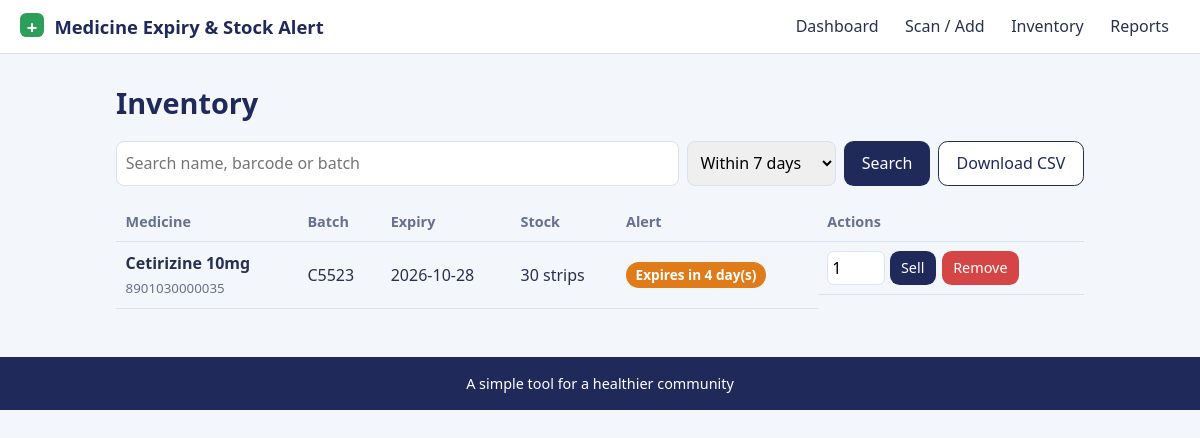
Screenshot of /inventory?filter=critical with the database file from the repository.
### tables this page shows
CREATE TABLE medicines (
            id INTEGER PRIMARY KEY AUTOINCREMENT,
            barcode TEXT NOT NULL DEFAULT '',
            name TEXT NOT NULL,
            batch_no TEXT NOT NULL DEFAULT '',
            expiry_date TEXT NOT NULL,
            quantity INTEGER NOT NULL DEFAULT 0,
            added_on TEXT NOT NULL
        );

### app.py (the view)
@app.route("/inventory")
def inventory():
    q = request.args.get("q", "").strip().lower()
    flt = request.args.get("filter", "all")
    meds = all_medicines()
    if q:
        meds = [m for m in meds if q in m["name"].lower() or q in m["barcode"] or q in m["batch_no"].lower()]
    if flt != "all":
        meds = [m for m in meds if m["status"]["key"] == flt]
    return render_template("inventory.html", meds=meds, q=q, flt=flt)

### app.py (called while the page is built)
def db():
    if "db" not in g:
        g.db = sqlite3.connect(DB_PATH)
        g.db.row_factory = sqlite3.Row
    return g.db

def status_of(expiry_str):
    days = (datetime.strptime(expiry_str, "%Y-%m-%d").date() - date.today()).days
    if days < 0:
        return {"key": "expired", "label": f"Expired {-days} day(s) ago", "days": days}
    if days <= CRITICAL_DAYS:
        return {"key": "critical", "label": f"Expires in {days} day(s)", "days": days}
    if days <= NEAR_DAYS:
        return {"key": "near", "label": f"Near expiry - {days} days left", "days": days}
    return {"key": "ok", "label": f"Safe - {days} days left", "days": days}

def enrich(rows):
    out = []
    for r in rows:
        d = dict(r)
        d["status"] = status_of(d["expiry_date"])
        out.append(d)
    return out

def all_medicines():
    return enrich(db().execute(
        "SELECT * FROM medicines ORDER BY expiry_date ASC, name ASC").fetchall())

### templates/inventory.html (shortened to what this page needs)
{% extends "base.html" %}
{% from "_macros.html" import table %}
{% block content %}
<h1>Inventory</h1>
<form class="filters" method="get">
  <input name="q" value="{{ q }}" placeholder="Search name, barcode or batch" aria-label="Search">
  <select name="filter" aria-label="Filter by status">
    {% for k, l in [('all','All'),('expired','Expired'),('critical','Within 7 days'),('near','Within 30 days'),('ok','Safe')] %}
    <option value="{{ k }}" {{ 'selected' if flt == k }}>{{ l }}</option>{% endfor %}
  </select>
  <button class="btn">Search</button>
  <a class="btn ghost" href="{{ url_for('export_csv') }}">Download CSV</a>
</form>
{{ table(meds) }}
{% endblock %}

### templates/_macros.html
{% macro badge(s) %}<span class="badge {{ s.key }}">{{ s.label }}</span>{% endmacro %}
{% macro table(meds, actions=True) %}
{% if meds %}
<div class="table-wrap"><table>
  <thead><tr><th>Medicine</th><th>Batch</th><th>Expiry</th><th>Stock</th><th>Alert</th>{% if actions %}<th>Actions</th>{% endif %}</tr></thead>
  <tbody>
  {% for m in meds %}
  <tr class="row-{{ m.status.key }}">
    <td><strong>{{ m.name }}</strong><br><small>{{ m.barcode or 'no barcode' }}</small></td>
    <td>{{ m.batch_no or '-' }}</td>
    <td>{{ m.expiry_date }}</td>
    <td>{{ m.quantity }} strips</td>
    <td>{{ badge(m.status) }}</td>
    {% if actions %}
    <td class="actions">
      <form method="post" action="{{ url_for('sell', med_id=m.id) }}">
        <input type="number" name="quantity" value="1" min="1" aria-label="Strips to remove">
        <button class="btn small">Sell</button>
      </form>
      <form method="post" action="{{ url_for('delete', med_id=m.id) }}" onsubmit="return confirm('Remove this entry?')">
        <button class="btn small danger">Remove</button>
      </form>
    </td>
    {% endif %}
  </tr>
  {% endfor %}
  </tbody>
</table></div>
{% else %}<p class="empty">Nothing here yet.</p>{% endif %}
{% endmacro %}

### static/style.css (style rules this page uses)
:root { --navy:#1f2a5a; --ink:#27304f; --muted:#667090; --bg:#f3f7fb; --line:#d9e2ee; --red:#d64545; --red-bg:#fdecec; --orange:#e07b1a; --orange-bg:#fff0e0; --yellow-bg:#fff8dc; --green:#2e9e5b; --green-bg:#e6f6ec; --blue:#3b6fd4; }
* { box-sizing:border-box }
body { margin:0;font:16px/1.5 "Segoe UI",system-ui,-apple-system,Roboto,sans-serif;color:var(--ink);background:var(--bg) }
h1 { color:var(--navy);margin:.2rem 0 .4rem;font-size:1.8rem }
.btn { display:inline-block;border:0;border-radius:.6rem;background:var(--navy);color:#fff;padding:.6rem 1.1rem;font:inherit;cursor:pointer;text-decoration:none }
.btn.ghost { background:#fff;color:var(--navy);border:1px solid var(--navy) }
.btn.danger { background:var(--red) }
.btn.small { padding:.3rem .7rem;font-size:.9rem }
.table-wrap { overflow-x:auto }
table { width:100%;border-collapse:collapse }
th,td { text-align:left;padding:.55rem .6rem;border-bottom:1px solid var(--line);vertical-align:middle }
th { color:var(--muted);font-weight:600;font-size:.9rem }
small { color:var(--muted) }
.badge { display:inline-block;padding:.15rem .6rem;border-radius:2rem;font-size:.85rem;font-weight:600;white-space:nowrap }
.badge.critical { background:var(--orange);color:#fff }
.actions { display:flex;gap:.4rem;flex-wrap:wrap }
.actions form { display:flex;gap:.3rem }
.actions input { width:3.6rem;padding:.25rem;border:1px solid var(--line);border-radius:.4rem }
.filters { display:flex;flex-wrap:wrap;gap:.5rem;margin:1rem 0 }
.filters input,.filters select { padding:.55rem;border:1px solid var(--line);border-radius:.5rem;font:inherit }
.filters input { flex:1;min-width:200px }
form input { display:block;width:100%;margin-top:.3rem;padding:.7rem;border:1px solid var(--line);border-radius:.5rem;font:inherit }
.actions input,.filters input { margin-top:0 }

### rows the page displays
medicines: name "Cetirizine 10mg", barcode "8901030000035", batch_no "C5523", expiry_date "2026-10-28", quantity "30", label "Expires in 4 day(s)"

### other values shown
form field filter "Within 7 days"
